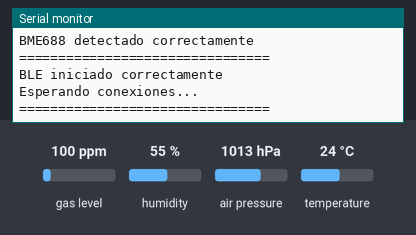
Bench run of a sketch on a simulated Arduino Nano 33 IoT. On the bench: the last lines printed to the serial monitor. The inputs (shaded band) are chosen by the test bench; at power-on: gas level 100 ppm, humidity 55 %, air pressure 1013 hPa, temperature 24 °C. Nothing arrives over Bluetooth unless stated; a phone connects over Bluetooth LE 3 s after start.

Above: at 1.7 s.
1.8 s: gas level set to 20 ppm
At 4.5 s:
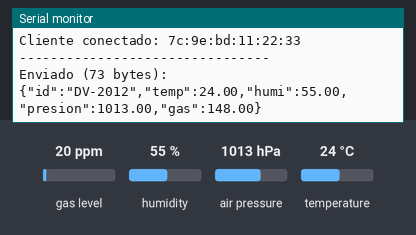
5.1 s: humidity set to 22 %
At 6.5 s:
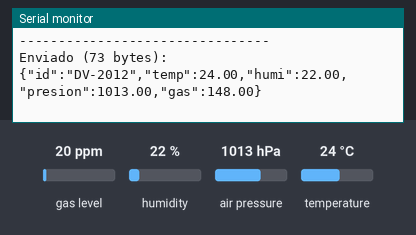
6.7 s: air pressure set to 952 hPa
At 8.1 s:
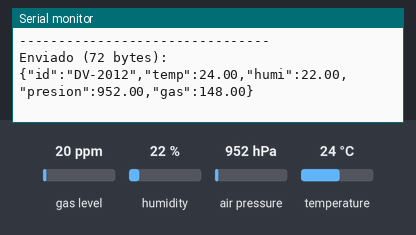
8.3 s: temperature set to 12 °C
At 9.5 s:
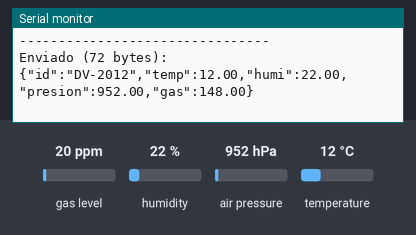

Measured:
- after the input at 1.8 s, the serial monitor: prints a new line after 1.9 s (image 1)
- after the input at 5.1 s, the serial monitor: prints a new line after 0.57 s (image 2)
- after the input at 6.7 s, the serial monitor: prints a new line after 0.98 s (image 3)
- after the input at 8.3 s, the serial monitor: prints a new line after 0.39 s (image 4)

The sketch:

BME688.ino
```cpp
#include <Wire.h>
#include <ArduinoBLE.h>
#include "Adafruit_BME680.h"

#define SERVICE_UUID        "19B10000-E8F2-537E-4F6C-D104768A1214"
#define CHARACTERISTIC_UUID "19B10001-E8F2-537E-4F6C-D104768A1214"

#define NOMBRE_DISPOSITIVO "DV-2012"

Adafruit_BME680 bme;

BLEService sensorService(SERVICE_UUID);

BLEStringCharacteristic sensorCharacteristic(
  CHARACTERISTIC_UUID,
  BLERead | BLENotify,
  256
);

bool deviceConnected = false;
unsigned long ultimoEnvio = 0;
const unsigned long INTERVALO_MS = 1000;

void setup() {
  Serial.begin(115200);
  delay(500);
  Serial.println("Iniciando...");

  Wire.begin();

  bool detectado = bme.begin(0x77) || bme.begin(0x76);

  if (!detectado) {
    Serial.println("ERROR: BME688 no detectado. Revisa conexión I2C/dirección.");
    while (1) {
      delay(1000);
    }
  }

  Serial.println("BME688 detectado correctamente");

  bme.setTemperatureOversampling(BME680_OS_8X);
  bme.setHumidityOversampling(BME680_OS_2X);
  bme.setPressureOversampling(BME680_OS_4X);
  bme.setIIRFilterSize(BME680_FILTER_SIZE_3);
  bme.setGasHeater(320, 150);

  if (!BLE.begin()) {
    Serial.println("Error iniciando BLE");
    while (1);
  }

  BLE.setLocalName(NOMBRE_DISPOSITIVO);
  BLE.setDeviceName(NOMBRE_DISPOSITIVO);

  BLE.setAdvertisedService(sensorService);

  sensorService.addCharacteristic(sensorCharacteristic);

  BLE.addService(sensorService);

  sensorCharacteristic.writeValue("{\"status\":\"ONLINE\"}");

  BLE.advertise();

  Serial.println("================================");
  Serial.println("BLE iniciado correctamente");
  Serial.println("Esperando conexiones...");
  Serial.println("================================");
}

void loop() {

  BLEDevice central = BLE.central();

  if (central) {

    Serial.print("Cliente conectado: ");
    Serial.println(central.address());

    deviceConnected = true;

    while (central.connected()) {

      if (millis() - ultimoEnvio >= INTERVALO_MS) {

        ultimoEnvio = millis();

        if (!bme.performReading()) {
          Serial.println("Fallo al leer el BME688, se reintenta en el próximo ciclo");
          continue;
        }

        float temperatura = bme.temperature;
        float humedad     = bme.humidity;
        float presion     = bme.pressure / 100.0;
        float gas         = bme.gas_resistance / 1000.0;

        String json =
          "{"
          "\"id\":\"" NOMBRE_DISPOSITIVO "\","
          "\"temp\":" + String(temperatura, 2) + ","
          "\"humi\":" + String(humedad, 2) + ","
          "\"presion\":" + String(presion, 2) + ","
          "\"gas\":" + String(gas, 2) +
          "}";

        sensorCharacteristic.writeValue(json);

        Serial.println("--------------------------------");
        Serial.print("Enviado (");
        Serial.print(json.length());
        Serial.println(" bytes):");
        Serial.println(json);
      }

      BLE.poll();
      delay(10);
    }

    deviceConnected = false;

    Serial.println("Cliente desconectado");

    BLE.advertise();
  }
}
```
